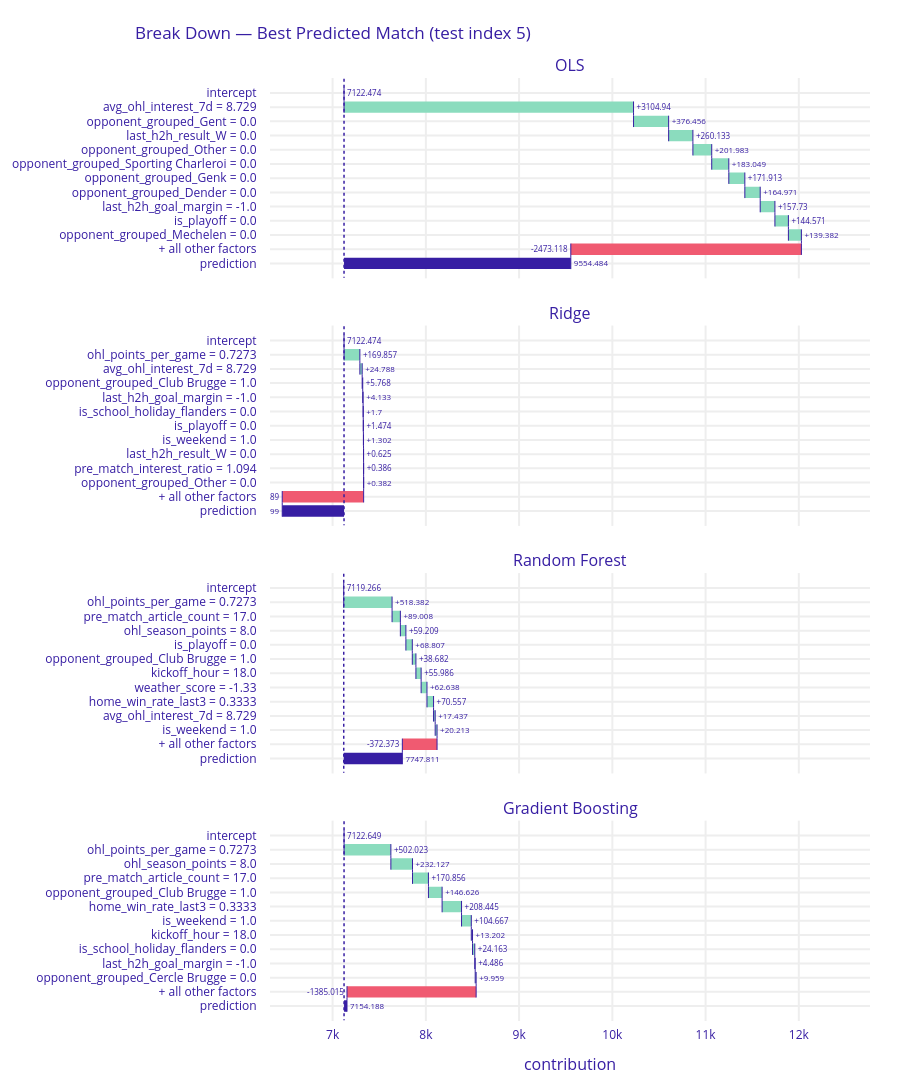

This figure's notebook cell:
### Code cell
# Break Down — best predicted match
obs_best = X_test.iloc[[best_idx]]

bd_ols_best   = exp_ols.predict_parts(obs_best,   type='break_down')
bd_ridge_best = exp_ridge.predict_parts(obs_best, type='break_down')
bd_rf_best    = exp_rf.predict_parts(obs_best,    type='break_down')
bd_gb_best    = exp_gb.predict_parts(obs_best,    type='break_down')

bd_ols_best.plot(
    objects=[bd_ridge_best, bd_rf_best, bd_gb_best],
    title=f'Break Down — Best Predicted Match (test index {best_idx})'
)

### Figure 1 — Plotly figure (JSON) as saved in the notebook; plotly's stock layout.template omitted (floating-point values rounded to 4 significant figures)
{"data": [{"base": 7122.0, "connector": {"line": {"color": "#371ea3", "dash": "solid", "width": 1}, "mode": "spanning"}, "decreasing": {"marker": {"color": "#f05a71"}}, "hoverinfo": "text+delta", "hoverlabel": {"bgcolor": "rgba(0,0,0,0.8)"}, "hovertext": ["Average response: 7122.474<br>Prediction: 9554.484", "avg_ohl_interest_7d = 8.729<br>increases average response by", "opponent_grouped_Gent = 0.0<br>increases average response by", "last_h2h_result_W = 0.0<br>increases average response by", "opponent_grouped_Other = 0.0<br>increases average response by", "opponent_grouped_Sporting Charleroi = 0.0<br>increases average response by", "opponent_grouped_Genk = 0.0<br>increases average response by", "opponent_grouped_Dender = 0.0<br>increases average response by", "last_h2h_goal_margin = -1.0<br>increases average response by", "is_playoff = 0.0<br>increases average response by", "opponent_grouped_Mechelen = 0.0<br>increases average response by", "+ all other factors<br>decreases average response by", "Average response: 7122.474<br>Prediction: 9554.484"], "increasing": {"marker": {"color": "#8bdcbe"}}, "measure": ["relative", "relative", "relative", "relative", "relative", "relative", "relative", "relative", "relative", "relative", "relative", "relative", "total"], "orientation": "h", "showlegend": false, "text": ["7122.474", "+3104.94", "+376.456", "+260.133", "+201.983", "+183.049", "+171.913", "+164.971", "+157.73", "+144.571", "+139.382", "-2473.118", "9554.484"], "textposition": "outside", "totals": {"marker": {"color": "#371ea3"}}, "type": "waterfall", "x": [0, 3105.0, 376.5, 260.1, 202.0, 183.0, 171.9, 165.0, 157.7, 144.6, 139.4, -2473.0, 2432.0], "xaxis": "x", "y": ["intercept", "avg_ohl_interest_7d = 8.729", "opponent_grouped_Gent = 0.0", "last_h2h_result_W = 0.0", "opponent_grouped_Other = 0.0", "opponent_grouped_Sporting Charleroi = 0.0", "opponent_grouped_Genk = 0.0", "opponent_grouped_Dender = 0.0", "last_h2h_goal_margin = -1.0", "is_playoff = 0.0", "opponent_grouped_Mechelen = 0.0", "+ all other factors", "prediction"], "yaxis": "y"}, {"base": 7122.0, "connector": {"line": {"color": "#371ea3", "dash": "solid", "width": 1}, "mode": "spanning"}, "decreasing": {"marker": {"color": "#f05a71"}}, "hoverinfo": "text+delta", "hoverlabel": {"bgcolor": "rgba(0,0,0,0.8)"}, "hovertext": ["Average response: 7122.474<br>Prediction: 6459.499", "ohl_points_per_game = 0.7273<br>increases average response by", "avg_ohl_interest_7d = 8.729<br>increases average response by", "opponent_grouped_Club Brugge = 1.0<br>increases average response by", "last_h2h_goal_margin = -1.0<br>increases average response by", "is_school_holiday_flanders = 0.0<br>increases average response by", "is_playoff = 0.0<br>increases average response by", "is_weekend = 1.0<br>increases average response by", "last_h2h_result_W = 0.0<br>increases average response by", "pre_match_interest_ratio = 1.094<br>increases average response by", "opponent_grouped_Other = 0.0<br>increases average response by", "+ all other factors<br>decreases average response by", "Average response: 7122.474<br>Prediction: 6459.499"], "increasing": {"marker": {"color": "#8bdcbe"}}, "measure": ["relative", "relative", "relative", "relative", "relative", "relative", "relative", "relative", "relative", "relative", "relative", "relative", "total"], "orientation": "h", "showlegend": false, "text": ["7122.474", "+169.857", "+24.788", "+5.768", "+4.133", "+1.7", "+1.474", "+1.302", "+0.625", "+0.386", "+0.382", "-873.389", "6459.499"], "textposition": "outside", "totals": {"marker": {"color": "#371ea3"}}, "type": "waterfall", "x": [0, 169.9, 24.79, 5.768, 4.133, 1.7, 1.474, 1.302, 0.625, 0.386, 0.382, -873.4, -663.0], "xaxis": "x2", "y": ["intercept", "ohl_points_per_game = 0.7273", "avg_ohl_interest_7d = 8.729", "opponent_grouped_Club Brugge = 1.0", "last_h2h_goal_margin = -1.0", "is_school_holiday_flanders = 0.0", "is_playoff = 0.0", "is_weekend = 1.0", "last_h2h_result_W = 0.0", "pre_match_interest_ratio = 1.094", "opponent_grouped_Other = 0.0", "+ all other factors", "prediction"], "yaxis": "y2"}, {"base": 7119.0, "connector": {"line": {"color": "#371ea3", "dash": "solid", "width": 1}, "mode": "spanning"}, "decreasing": {"marker": {"color": "#f05a71"}}, "hoverinfo": "text+delta", "hoverlabel": {"bgcolor": "rgba(0,0,0,0.8)"}, "hovertext": ["Average response: 7119.266<br>Prediction: 7747.811", "ohl_points_per_game = 0.7273<br>increases average response by", "pre_match_article_count = 17.0<br>increases average response by", "ohl_season_points = 8.0<br>increases average response by", "is_playoff = 0.0<br>increases average response by", "opponent_grouped_Club Brugge = 1.0<br>increases average response by", "kickoff_hour = 18.0<br>increases average response by", "weather_score = -1.33<br>increases average response by", "home_win_rate_last3 = 0.3333<br>increases average response by", "avg_ohl_interest_7d = 8.729<br>increases average response by", "is_weekend = 1.0<br>increases average response by", "+ all other factors<br>decreases average response by", "Average response: 7119.266<br>Prediction: 7747.811"], "increasing": {"marker": {"color": "#8bdcbe"}}, "measure": ["relative", "relative", "relative", "relative", "relative", "relative", "relative", "relative", "relative", "relative", "relative", "relative", "total"], "orientation": "h", "showlegend": false, "text": ["7119.266", "+518.382", "+89.008", "+59.209", "+68.807", "+38.682", "+55.986", "+62.638", "+70.557", "+17.437", "+20.213", "-372.373", "7747.811"], "textposition": "outside", "totals": {"marker": {"color": "#371ea3"}}, "type": "waterfall", "x": [0, 518.4, 89.01, 59.21, 68.81, 38.68, 55.99, 62.64, 70.56, 17.44, 20.21, -372.4, 628.5], "xaxis": "x3", "y": ["intercept", "ohl_points_per_game = 0.7273", "pre_match_article_count = 17.0", "ohl_season_points = 8.0", "is_playoff = 0.0", "opponent_grouped_Club Brugge = 1.0", "kickoff_hour = 18.0", "weather_score = -1.33", "home_win_rate_last3 = 0.3333", "avg_ohl_interest_7d = 8.729", "is_weekend = 1.0", "+ all other factors", "prediction"], "yaxis": "y3"}, {"base": 7123.0, "connector": {"line": {"color": "#371ea3", "dash": "solid", "width": 1}, "mode": "spanning"}, "decreasing": {"marker": {"color": "#f05a71"}}, "hoverinfo": "text+delta", "hoverlabel": {"bgcolor": "rgba(0,0,0,0.8)"}, "hovertext": ["Average response: 7122.649<br>Prediction: 7154.188", "ohl_points_per_game = 0.7273<br>increases average response by", "ohl_season_points = 8.0<br>increases average response by", "pre_match_article_count = 17.0<br>increases average response by", "opponent_grouped_Club Brugge = 1.0<br>increases average response by", "home_win_rate_last3 = 0.3333<br>increases average response by", "is_weekend = 1.0<br>increases average response by", "kickoff_hour = 18.0<br>increases average response by", "is_school_holiday_flanders = 0.0<br>increases average response by", "last_h2h_goal_margin = -1.0<br>increases average response by", "opponent_grouped_Cercle Brugge = 0.0<br>increases average response by", "+ all other factors<br>decreases average response by", "Average response: 7122.649<br>Prediction: 7154.188"], "increasing": {"marker": {"color": "#8bdcbe"}}, "measure": ["relative", "relative", "relative", "relative", "relative", "relative", "relative", "relative", "relative", "relative", "relative", "relative", "total"], "orientation": "h", "showlegend": false, "text": ["7122.649", "+502.023", "+232.127", "+170.856", "+146.626", "+208.445", "+104.667", "+13.202", "+24.163", "+4.486", "+9.959", "-1385.015", "7154.188"], "textposition": "outside", "totals": {"marker": {"color": "#371ea3"}}, "type": "waterfall", "x": [0, 502.0, 232.1, 170.9, 146.6, 208.4, 104.7, 13.2, 24.16, 4.486, 9.959, -1385.0, 31.54], "xaxis": "x4", "y": ["intercept", "ohl_points_per_game = 0.7273", "ohl_season_points = 8.0", "pre_match_article_count = 17.0", "opponent_grouped_Club Brugge = 1.0", "home_win_rate_last3 = 0.3333", "is_weekend = 1.0", "kickoff_hour = 18.0", "is_school_holiday_flanders = 0.0", "last_h2h_goal_margin = -1.0", "opponent_grouped_Cercle Brugge = 0.0", "+ all other factors", "prediction"], "yaxis": "y4"}], "layout": {"annotations": [{"font": {"size": 16}, "showarrow": false, "text": "OLS", "x": 0.5, "xanchor": "center", "xref": "paper", "y": 1, "yanchor": "bottom", "yref": "paper"}, {"font": {"size": 16}, "showarrow": false, "text": "Ridge", "x": 0.5, "xanchor": "center", "xref": "paper", "y": 0.7375, "yanchor": "bottom", "yref": "paper"}, {"font": {"size": 16}, "showarrow": false, "text": "Random Forest", "x": 0.5, "xanchor": "center", "xref": "paper", "y": 0.475, "yanchor": "bottom", "yref": "paper"}, {"font": {"size": 16}, "showarrow": false, "text": "Gradient Boosting", "x": 0.5, "xanchor": "center", "xref": "paper", "y": 0.2125, "yanchor": "bottom", "yref": "paper"}, {"font": {"size": 16}, "showarrow": false, "text": "contribution", "x": 0.5, "xanchor": "center", "xref": "paper", "y": 0, "yanchor": "top", "yref": "paper", "yshift": -30}], "font": {"color": "#371ea3"}, "height": 1415, "margin": {"b": 71, "r": 30, "t": 78}, "shapes": [{"line": {"color": "#371ea3", "dash": "dot", "width": 1.5}, "type": "line", "x0": 7122.0, "x1": 7122.0, "xref": "x", "y0": -1, "y1": 13, "yref": "y"}, {"line": {"color": "#371ea3", "dash": "dot", "width": 1.5}, "type": "line", "x0": 7122.0, "x1": 7122.0, "xref": "x2", "y0": -1, "y1": 13, "yref": "y2"}, {"line": {"color": "#371ea3", "dash": "dot", "width": 1.5}, "type": "line", "x0": 7119.0, "x1": 7119.0, "xref": "x3", "y0": -1, "y1": 13, "yref": "y3"}, {"line": {"color": "#371ea3", "dash": "dot", "width": 1.5}, "type": "line", "x0": 7123.0, "x1": 7123.0, "xref": "x4", "y0": -1, "y1": 13, "yref": "y4"}], "title": {"text": "Break Down — Best Predicted Match (test index 5)", "x": 0.15}, "xaxis": {"anchor": "y", "automargin": true, "domain": [0, 1], "fixedrange": true, "gridwidth": 2, "matches": "x4", "range": [6328.0, 12760.0], "showticklabels": false, "tickcolor": "white", "ticklen": 3, "ticks": "outside", "type": "linear", "zeroline": false}, "xaxis2": {"anchor": "y2", "automargin": true, "domain": [0, 1], "fixedrange": true, "gridwidth": 2, "matches": "x4", "range": [6328.0, 12760.0], "showticklabels": false, "tickcolor": "white", "ticklen": 3, "ticks": "outside", "type": "linear", "zeroline": false}, "xaxis3": {"anchor": "y3", "automargin": true, "domain": [0, 1], "fixedrange": true, "gridwidth": 2, "matches": "x4", "range": [6328.0, 12760.0], "showticklabels": false, "tickcolor": "white", "ticklen": 3, "ticks": "outside", "type": "linear", "zeroline": false}, "xaxis4": {"anchor": "y4", "automargin": true, "domain": [0, 1], "fixedrange": true, "gridwidth": 2, "range": [6328.0, 12760.0], "tickcolor": "white", "ticklen": 3, "ticks": "outside", "type": "linear", "zeroline": false}, "yaxis": {"anchor": "x", "automargin": true, "autorange": "reversed", "domain": [0.7875, 1], "fixedrange": true, "gridwidth": 2, "tickcolor": "white", "ticklen": 10, "ticks": "outside", "type": "category"}, "yaxis2": {"anchor": "x2", "automargin": true, "autorange": "reversed", "domain": [0.525, 0.7375], "fixedrange": true, "gridwidth": 2, "tickcolor": "white", "ticklen": 10, "ticks": "outside", "type": "category"}, "yaxis3": {"anchor": "x3", "automargin": true, "autorange": "reversed", "domain": [0.2625, 0.475], "fixedrange": true, "gridwidth": 2, "tickcolor": "white", "ticklen": 10, "ticks": "outside", "type": "category"}, "yaxis4": {"anchor": "x4", "automargin": true, "autorange": "reversed", "domain": [0, 0.2125], "fixedrange": true, "gridwidth": 2, "tickcolor": "white", "ticklen": 10, "ticks": "outside", "type": "category"}}}
